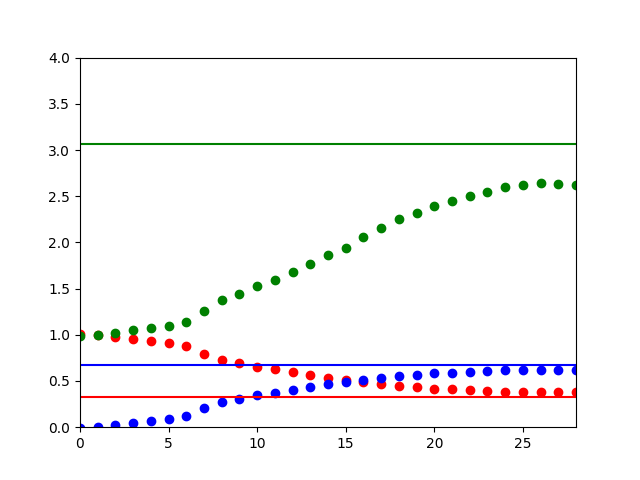

Reproduce this figure in Python.
#!/usr/bin/env python3
# -*- coding: utf-8 -*-

"""Optimizes escape_probs params for bitwise_ppm_exe."""

import os
import matplotlib.pyplot as plt

MAX_CONTEXT_SIZE = 28
EXE = "./bitwise_ppm_flat_exe"
RAW_FILE = "calgary_flat.tar"
ENC_FILE = "calgary_flat.enc"
DEC_FILE = "calgary_flat.dec"
ZIP_FILE = "calgary_flat.zip"
JUNK_FILE = "junk.log"
RAW_SIZE = os.path.getsize(RAW_FILE)
ZIP_RATIO = os.path.getsize(ZIP_FILE) / RAW_SIZE
ENC_CMD_PARTIAL = "{} enc {} {} {{}} > {}".format(
    EXE, RAW_FILE, ENC_FILE, JUNK_FILE)
DEC_CMD_PARTIAL = "{} dec {} {} {{}} > {}".format(
    EXE, ENC_FILE, DEC_FILE, JUNK_FILE)
CHECK_CMD = "cmp -s {} {}".format(RAW_FILE, DEC_FILE)

def main():
    """Launcher."""
    plt.figure()
    for context_size in range(MAX_CONTEXT_SIZE + 1):
        if (os.system(ENC_CMD_PARTIAL.format(context_size)) != 0 or
            os.system(DEC_CMD_PARTIAL.format(context_size)) != 0 or
            os.system(CHECK_CMD) != 0):
            print("Error for <{}>".format(context_size))
        else:
            ratio = os.path.getsize(ENC_FILE) / RAW_SIZE
            print("[{}]: {}".format(context_size, ratio))
            plt.plot(context_size, ratio, "or")
            plt.plot(context_size, 1 - ratio, "ob")
            plt.plot(context_size, 1 / ratio, "og")
    plt.plot([0, MAX_CONTEXT_SIZE], [ZIP_RATIO, ZIP_RATIO], "-r")
    plt.plot([0, MAX_CONTEXT_SIZE], [1 - ZIP_RATIO, 1 - ZIP_RATIO], "-b")
    plt.plot([0, MAX_CONTEXT_SIZE], [1 / ZIP_RATIO, 1 / ZIP_RATIO], "-g")
    plt.axis([0, MAX_CONTEXT_SIZE, 0, 4])
    plt.savefig("bitwise_ppm_flat.png")
    plt.show()

if __name__ == "__main__":
    main()
